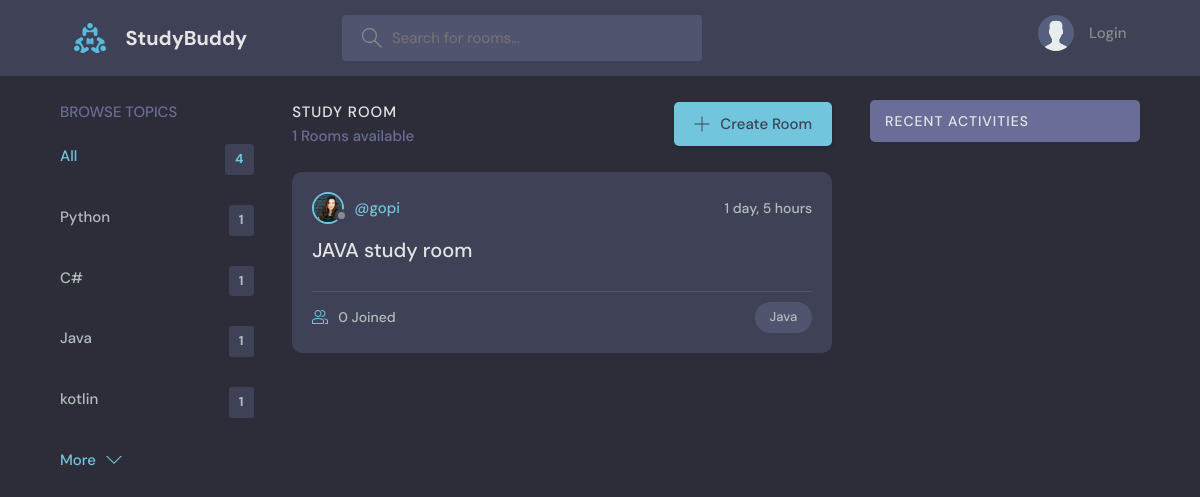
Screenshot of /?q=Java with the database file from the repository.
### base/models.py (models this page shows, shortened)
class Topic(models.Model):
	name = models.CharField(max_length=200)

class Room(models.Model):
	host = models.ForeignKey(User, on_delete=models.SET_NULL, null=True)
	topic = models.ForeignKey(Topic, on_delete=models.SET_NULL, null=True)
	name = models.CharField(max_length= 200)
	description = models.TextField(null=True, blank=True)
	participants = models.ManyToManyField(User, related_name='participants', blank=True)
	updated = models.DateTimeField(auto_now=True)
	created = models.DateTimeField(auto_now_add=True)
	class Meta:
		ordering = ['-updated', '-created']

class User(AbstractUser):
	name = models.CharField(max_length=200, null=True)
	email = models.EmailField(unique=True, null=True)
	bio = models.TextField(null=True, blank=True)
	avatar= models.ImageField(null=True, default="avatar.svg")
	USERNAME_FIELD = 'username'
	REQUIRED_FIELDS = []

### base/views.py (the view)
# urls.py: path("", views.home, name="home"),
def home(request):
    q = request.GET.get('q') if request.GET.get('q') != None else ""
    room = Room.objects.filter(
        Q(topic__name__icontains=q) | Q(name__icontains=q) | Q(description__icontains=q)
        )
    topics = Topic.objects.all()[:4]
    room_count = room.count
    room_messages = Message.objects.filter(Q(room__topic__name__icontains =q))
    context = {"room":room, 'topics':topics, 'room_count': room_count, 'room_messages':room_messages[:10]}
    return render(request, 'base/home.html', context)

### base/templates/base/home.html (shortened to what this page needs)
{% extends 'main.html' %}
    {% block content %}
    <main class="layout layout--3">
      <div class="container">
        {% include 'base/topics_components.html' %}
        <div class="roomList">
          <div class="roomList__header">
            <div>
              <h2>Study Room</h2>
              <p>{{ room_count }} Rooms available</p>
            </div>
            <a class="btn btn--main" href="{% url 'create-room' %}">
              <svg version="1.1" xmlns="http://www.w3.org/2000/svg" width="32" height="32" viewBox="0 0 32 32">
                <title>add</title>
                <path
                  d="M16.943 0.943h-1.885v14.115h-14.115v1.885h14.115v14.115h1.885v-14.115h14.115v-1.885h-14.115v-14.115z"
                ></path>
              </svg>
              Create Room
            </a>
          </div>
          {% include 'base/feed_component.html' %}
      </div>
        {% include 'base/activity_components.html' %}
      </div>
    </main>
    {% endblock %}

### base/templates/base/topics_components.html
        <div class="topics">
          <div class="topics__header">
            <h2>Browse Topics</h2>
          </div>
          <ul class="topics__list">
            <li>
              <a href="{% url 'home' %}" class="active">All <span>{{ topics.count }}</span></a>
            </li>
            {% for topic in topics %}
            <li>
              <a href="{% url 'home' %}?q={{ topic.name }}">{{ topic.name }}<span>{{topic.room_set.all.count}}</span></a>
            </li>
			{% endfor %}
          </ul>
          <a class="btn btn--link" href="{% url 'topics' %}">
            More
            <svg version="1.1" xmlns="http://www.w3.org/2000/svg" width="32" height="32" viewBox="0 0 32 32">
              <title>chevron-down</title>
              <path d="M16 21l-13-13h-3l16 16 16-16h-3l-13 13z"></path>
            </svg>
          </a>
        </div>

### base/templates/base/feed_component.html (shortened to what this page needs)
		{% for r in room %}
          <div class="roomListRoom">
            <div class="roomListRoom__header">
              <a href="{% url 'user-profile' r.host.id %}" class="roomListRoom__author">
                <div class="avatar avatar--small">
                  <img src="{{ r.host.avatar.url }}" />
                </div>
                <span>@{{ r.host.username }}</span>
              </a>
              <div class="roomListRoom__actions">
                <span>{{ r.created | timesince }}</span>
              </div>
            </div>
            <div class="roomListRoom__content">
              <a href="{% url 'rooms' r.id %}">{{ r.name }}</a>
            </div>
            <div class="roomListRoom__meta">
              <a href="{% url 'rooms' r.id %}" class="roomListRoom__joined">
                {{ r.participants.all.count }} Joined
              </a>
              <p class="roomListRoom__topic">{{ r.topic.name }}</p>
            </div>
          </div>
		{% endfor %}

### static/styles/style.css (style rules this page uses)
:root { --color-main: #71c6dd; --color-main-light: #e1f6fb; --color-dark: #3f4156; --color-dark-medium: #51546e; --color-dark-light: #696d97; --color-light: #e5e5e5; --color-gray: #8b8b8b; --color-light-gray: #b2bdbd; --color-bg: #2d2d39; --color-success: #5dd693; --color-error: #fc4b0b; }
* { font-family: "DM Sans", -apple-system, BlinkMacSystemFont, "Segoe UI", Roboto, Oxygen, Ubuntu, Cantarell, "Open Sans", "Helvetica Neue", sans-serif; margin: 0; padding: 0; box-sizing: border-box; text-rendering: optimizeLegibility; font-size: inherit; }
html { font-size: 56.25%; }
@media only screen and (min-width: 1200px) { html { font-size: 62.5%; } }
body { line-height: 1.6; font-weight: 400; font-size: 1.5rem; color: var(--color-light-gray); background-color: var(--color-bg); min-height: 100vh; }
img { width: 100%; }
a { display: inline-block; color: var(--color-main); text-decoration: none; }
.container { max-width: 120rem; width: 90%; margin: auto; }
.btn { background-color: transparent; border: none; display: inline-flex; align-items: center; gap: 1rem; cursor: pointer; transition: all ease-in-out 0.3s; padding: 1rem 2rem; border-radius: 5px; box-shadow: 1px 1px 3px 1px rgba(0, 0, 0, 0.15); font-weight: 500; }
.btn--link { border-radius: 0; padding: 0; color: var(--color-main); box-shadow: none; }
.btn--main { background-color: var(--color-main); color: var(--color-dark); }
.btn > svg { fill: currentColor; width: 1.6rem; height: 1.6rem; }
.avatar { position: relative; display: inline-block; border-radius: 50%; border: 2px solid var(--color-main); }
.avatar img { display: block; border-radius: 50%; object-fit: cover; object-position: center; }
.avatar::after { content: ""; display: block; position: absolute; background-color: var(--color-gray); z-index: 111; border-radius: 50%; border: 0.3rem solid var(--color-dark); }
.avatar.avatar--small img { width: 2.8rem; height: 2.8rem; }
.avatar.avatar--small:after { width: 0.7rem; height: 0.7rem; bottom: 0px; right: -6px; }
.layout { margin-top: 2.4rem; }
.layout > .container { display: flex; justify-content: space-between; align-items: flex-start; }
.layout--3 > .container > div:first-child { flex-basis: 18%; max-width: 22.5rem; }
.layout--3 > .container > div:nth-child(2) { flex-basis: 50%; }
.topics__header { margin-bottom: 2rem; }
.topics__header h2 { text-transform: uppercase; font-weight: 500; color: var(--color-dark-light); }
.topics__list { list-style: none; }
.topics__list li a { display: flex; justify-content: space-between; margin-bottom: 3rem; font-weight: 500; color: var(--color-light-gray); transition: all 0.3s ease-in-out; }
.topics__list li a.active, .topics__list li a:hover { color: var(--color-main); }
.topics__list li a span { padding: 0.5rem 1rem; background-color: var(--color-dark); border-radius: 3px; font-size: 1.3rem; font-weight: 700; letter-spacing: 1px; }
.roomList__header { display: flex; justify-content: space-between; align-items: center; margin-bottom: 2.4rem; }
.roomList__header h2 { text-transform: uppercase; font-weight: 500; color: var(--color-light); letter-spacing: 1px; }
.roomList__header p { font-weight: 500; color: var(--color-dark-light); }
.roomListRoom { margin-bottom: 2.4rem; background-color: var(--color-dark); border-radius: 1rem; padding: 2rem; }
.roomListRoom__header { display: flex; justify-content: space-between; align-items: center; }
.roomListRoom__author { font-weight: 500; display: flex; align-items: center; gap: 1rem; }
.roomListRoom__actions { display: flex; align-items: flex-start; gap: 1rem; position: relative; }
.roomListRoom__actions span { font-size: 1.4rem; font-weight: 500; }
.roomListRoom__content { margin: 1rem 0; }
.roomListRoom__content a { font-size: 2rem; font-weight: 500; margin-bottom: 1.5rem; color: var(--color-light); transition: all 0.3s ease-in-out; }
.roomListRoom__meta { border-top: 1px solid var(--color-dark-medium); padding-top: 1rem; display: flex; align-items: center; justify-content: space-between; }
.roomListRoom__joined { color: var(--color-light-gray); display: flex; align-items: center; gap: 1rem; font-size: 1.4rem; font-weight: 500; }
.roomListRoom__joined svg { fill: var(--color-main); width: 1.6rem; height: 1.6rem; }
.roomListRoom__topic { padding: 5px 1.5rem; background-color: var(--color-dark-medium); border-radius: 5rem; font-weight: 500; font-size: 1.3rem; }

### rows the page displays
Topic: name "Python", room_set.all.count "1"
Topic: name "C#", room_set.all.count "1"
Topic: name "Java", room_set.all.count "1"
Topic: name "kotlin", room_set.all.count "1"
Room: host.avatar (picture), host.username "gopi", created "1 day, 5 hours", name "JAVA study room", participants.all.count "0", topic.name "Java"

### other values shown
{{ topics.count }} "4"
{{ room_count }} "1"
